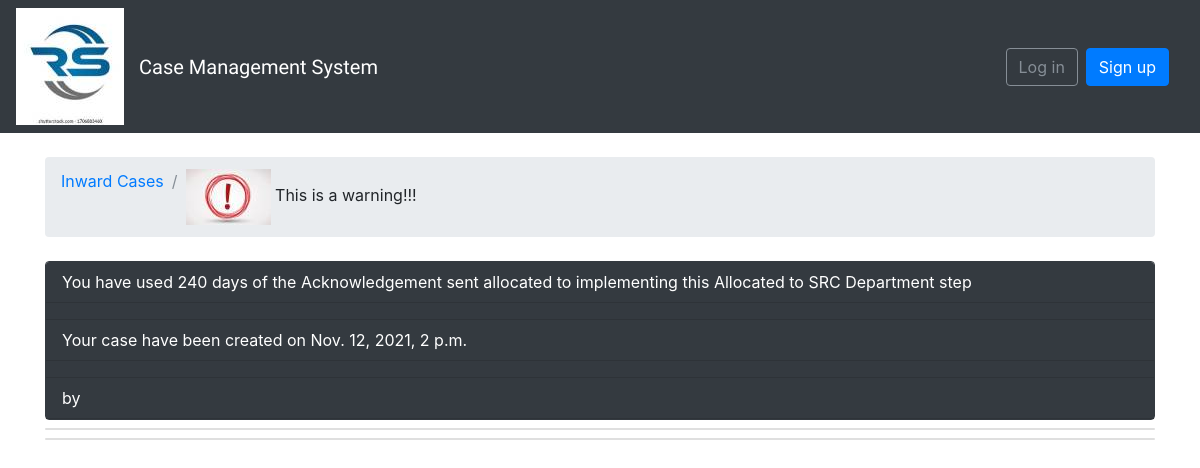
Page /boards/2/topics/3/alert/ on the committed database.
### boards/models.py (models this page shows, shortened)
class Post(models.Model):
    notes = models.TextField(max_length=4000, default="", editable=True)
    topic = models.ForeignKey(Topic, related_name='posts', on_delete=models.CASCADE)
    created_at = models.DateTimeField(auto_now_add=True)
    updated_at = models.DateTimeField(null=True)
    created_by = models.ForeignKey(User, related_name='posts', on_delete=models.CASCADE)
    updated_by = models.ForeignKey(User, null=True, related_name='+', on_delete=models.CASCADE)

class Topic(models.Model):
    A = "Acknowledgement sent"
    B = "Case rejected"
    C = "Interim report sent"
    D = "Allocated to SRC Department"
    E = "Allocated to Third Party"
    F = "Partial / Interim Response sent"
    G = "Final Response sent"
    H = "Partial / Interim Response Received"
    I = "Final Response Received"
    J = "Case Finalised"
    progress_choices = (
        (A, 'Acknowledgement sent'), (B, 'Case rejected'),
        (C, 'Interim report sent'), (D, 'Allocated to SRC Department'), (E, 'Allocated to Third Party'),
        (F, 'Partial / Interim Response sent'), (G, 'Final Response sent'), (H, 'Partial / Interim Response Received'),
        (I, 'Final Response Received'), (J, 'Case Finalised')
    )
    A = "3 Days"
    B = "30 days"
    C = "60 days"
    D = "90 days"
    E = "120 days"
    F = "180 days"
    G = "360 days"
    span_choices = (
        (A, '3 days'), (B, '30 days'),
        (C, '60 days'), (D, '90 days'), (E, '120 days'),
        (F, '180 days'), (G, '360 days')
    )
    A = "Not Registered"
    B = "Active"
    C = "Inactive"
    D = "In Good Standing"
    E = "Non-Compliant"
    F = "Struck Off"
    G = "Dissolved"
    status_choices = (
        (A, 'Not Registered'), (B, 'Active'),
        (C, 'Inactive'), (D, 'In Good Standing'), (E, 'Non-Compliant'),
        (F, 'Struck Off'), (G, 'Dissolved'), (H, 'Not Applicable'),
    )
    A = "Bank"
    B = "BO"
    C = "Directors"
    D = "Accounting"
    E = "Invoices"
    F = "Agreements"
    G = "Contracts"
    H = "Others"
    information_choices = (
        (A, 'Bank'), (B, 'BO'),
        (C, 'Directors'),
        (D, 'Accounting'),
        (E, 'Invoices'),
        (F, 'Agreements'),
        (G, 'Contracts'),
        (H, 'Others')
    )
    progress = models.CharField(max_length=40, choices=progress_choices, default=A)
    requesting_party_reference_number = models.CharField(max_length=20, default="", editable=True)
    taxpayer_status = models.CharField(max_length=40, choices=status_choices, default=A)
    last_updated = models.DateTimeField(auto_now_add=True)
    case_age = DurationField(blank=True, null=True)
    board = models.ForeignKey(Board, related_name='topics', on_delete=models.CASCADE)
    starter = models.ForeignKey(User, related_name='topics', on_delete=models.CASCADE)
    nature_of_information_requested = MultiSelectField(choices=information_choices)
    nature_of_information_received = MultiSelectField(choices=information_choices)
    date_received = models.DateField(auto_now_add=True)
    date_created = models.DateTimeField(auto_now_add=True)
    date_process_finished = models.DateTimeField(auto_now=True)
    time_to_completion = models.CharField(max_length=35, choices=span_choices, default=A)
    point_of_contact_name = models.CharField(max_length=150, default="", editable=True)
    others = models.CharField(max_length=60, default="", editable=True)
    point_of_contact_email = models.CharField(max_length=250, default="", editable=True)
    point_of_contact_telephone1 = models.CharField(max_length=150, blank=True, default="0123430000", editable=True)
    point_of_contact_telephone2 = models.CharField(max_length=150, blank=True, default="0123430001", editable=True)
    total = models.DurationField(blank=True, null=True)
    def whenlasted(self):
        diff = self.date_process_finished - self.date_created
        if diff.days == 0 and 0 <= diff.seconds < 60:
            seconds = diff.seconds
            if seconds == 1:
                return str(seconds) + "second"
            else:
                return str(seconds) + " seconds"
        if diff.days == 0 and 60 <= diff.seconds < 3600:
            minutes = math.floor(diff.seconds / 60)
            if minutes == 1:
                return str(minutes) + " minute"
            else:
                return str(minutes) + " minutes"
        if diff.days == 0 and 3600 <= diff.seconds < 86400:
            hours = math.floor(diff.seconds / 3600)
            if hours == 1:
                return str(hours) + " hour"
            else:
                return str(hours) + " hours"
        if 1 <= diff.days < 365:
            days = diff.days
            if days == 1:
                return str(days) + " day"
            else:
                return str(days) + " days"

### boards/views.py (the view)
# urls.py: re_path(r'^boards/(?P<pk>\d+)/topics/(?P<topic_pk>\d+)/alert/$', views.topic_alerts, name='topic_alerts'),
def topic_alerts(request, pk, topic_pk):
    topic = get_object_or_404(Topic, board__pk=pk, pk=topic_pk)
    topic.save()
    return render(request, 'topic_alerts.html', {'topic': topic})

### templates/topic_alerts.html (shortened to what this page needs)
{% extends 'base.html' %}
{% load static %}
{% block breadcrumb %}
  <li class="breadcrumb-item"><a href="{% url 'boards' %}">Inward Cases</a></li>
  <li class="breadcrumb-item active"><a href="{% url 'boards' %}">{{ board.reference }}</a></li>
  <img class="img-fluid" src="{% static 'assets/img/attention_1.jpg' %}" alt="..." />
    This is a warning!!!
{% endblock %}
{% block content %}
  {% for post in topic.posts.all %}
    <div class="card mb-2 {% if forloop.first %}border-dark{% endif %}">
      {% if forloop.first %}
        <div class="card-header text-white bg-dark py-2 px-3">You have used {{ topic.whenlasted }} of the {{ topic.time_to_completion }} allocated to implementing this {{ topic.progress }} step</div>
      <div class="card-header text-white bg-dark py-2 px-3">
        </div>
        <div class="card-header text-white bg-dark py-2 px-3">Your case have been created on {{ topic.date_created }}</div>
        <div class="card-header text-white bg-dark py-2 px-3">{{ topic.date_closed }}</div>
        <div class="card-header text-white bg-dark py-2 px-3">by {{ topic.point_of_contact_surname }}</div>
      {% endif %}
   </div>
  {% endfor %}
{% endblock %}

### rows in the picture
Topic: whenlasted "240 days", time_to_completion "Acknowledgement sent", progress "Allocated to SRC Department", date_created "Nov. 12, 2021, 2 p.m."
